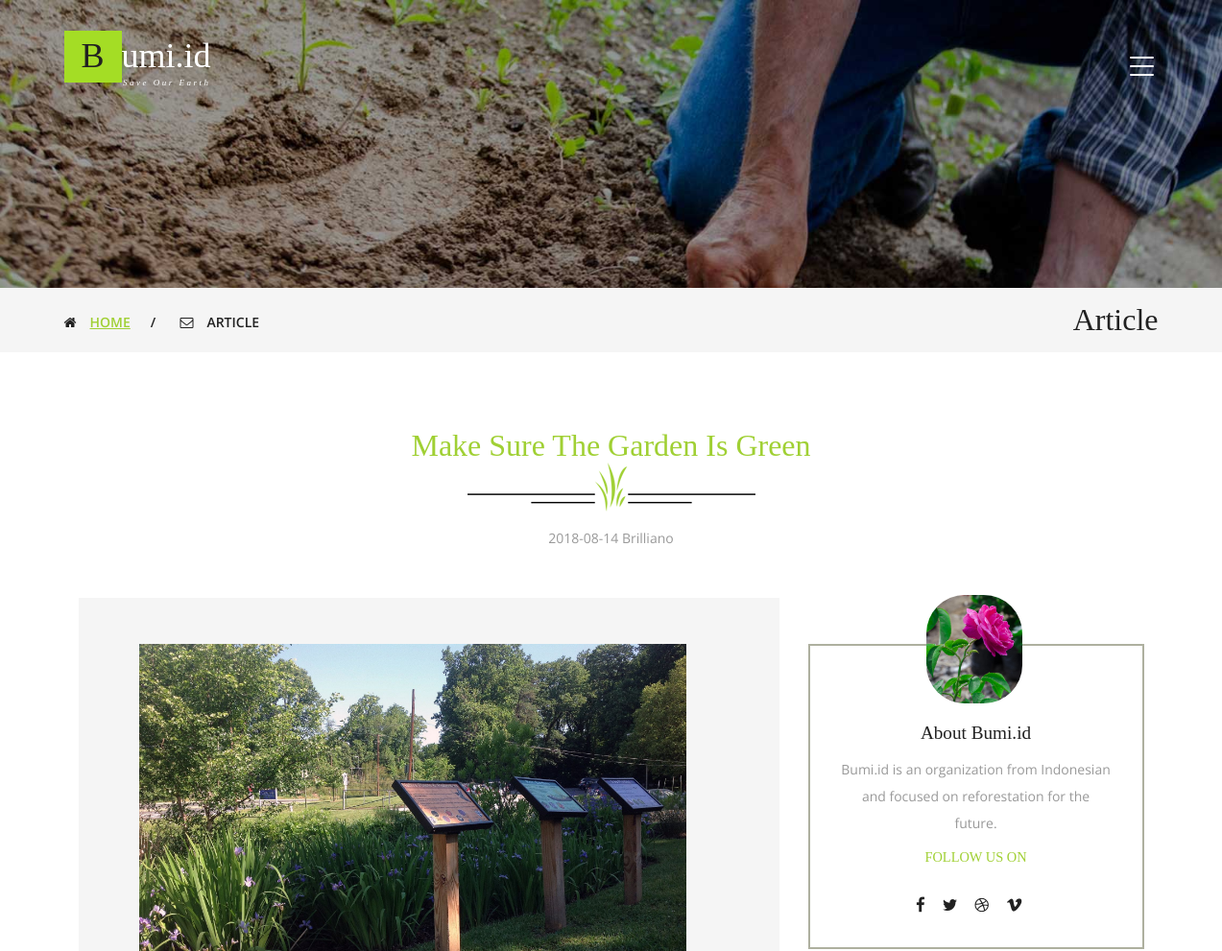
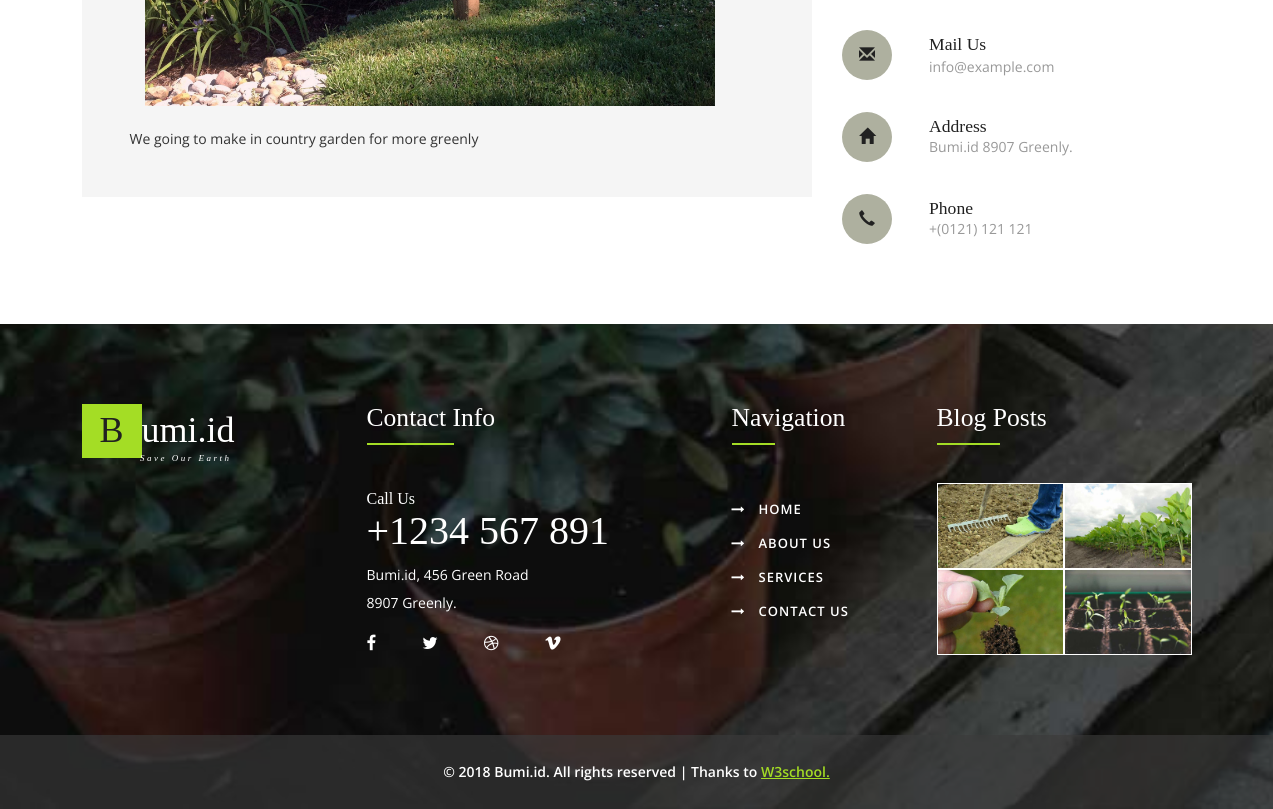
Page /article.php?no=6 on the committed database (2 pictures, top to bottom).
### tables this page shows
CREATE TABLE `tbl_artikel` (
  `no` int(3) NOT NULL,
  `title` varchar(255) NOT NULL,
  `tag` varchar(255) NOT NULL,
  `image` varchar(255) NOT NULL,
  `nama_admin` varchar(255) NOT NULL,
  `artikel` varchar(255) NOT NULL,
  `tanggal` date NOT NULL
);

### web/article.php (the view, shortened to what this page needs)
<!DOCTYPE html>
<html lang="en">
<head>
<link href="css/bootstrap.css" rel="stylesheet" type="text/css" media="all" />
<link href="css/style.css" rel="stylesheet" type="text/css" media="all" />
<link href="css/font-awesome.css" rel="stylesheet">
</head>
<body>
	<div class="banner1">
		<div class="container">
			<div class="w3_agileits_banner_main_grid">
				<div class="w3_agile_logo">
					<h1><a href="index.php"><span>B</span>umi.id<i>Save our Earth</i></a></h1>
				</div>
				<div class="agileits_w3layouts_menu">
					<div class="shy-menu">
						<a class="shy-menu-hamburger">
							<span class="layer top"></span>
							<span class="layer mid"></span>
							<span class="layer btm"></span>
						</a>
					</div>
				</div>
				<div class="clearfix"> </div>
			</div>
		</div>
	</div>
	<div class="breadcrumbs">
		<div class="container">
			<div class="w3layouts_breadcrumbs_left">
				<ul>
					<li><i class="fa fa-home" aria-hidden="true"></i><a href="index.php">Home</a><span>/</span></li>
					<li><i class="fa fa-envelope-o" aria-hidden="true"></i>Article</li>
				</ul>
			</div>
			<div class="w3layouts_breadcrumbs_right">
				<h2>Article</h2>
			</div>
			<div class="clearfix"> </div>
		</div>
	</div>
<?php
$dbh = mysqli_connect("localhost", "root", "", "bumi");
$sql = "select * from tbl_artikel where no='".$_GET['no']."'";
$result = mysqli_query($dbh,$sql);
while ($row = mysqli_fetch_array($result))
{
  $image = $row['image'];
  $image_src = "upload/".$image;
 ?>
 <div class="welcome">
	 <div class="container">
		 <h3 class="agileits_w3layouts_head"><span><?php echo $row[1]; ?></span></h3>
		 <div class="w3_agile_image">
			 <img src="images/1.png" alt=" " class="img-responsive" />
			 <p class="agile_para"><?php echo $row[6]; ?><span> <?php echo $row[4]; ?></span></p>
			 <div class="w3ls_news_grids">
				 <div class="col-md-8 w3_agile_mail_left">
					 <div class="agileits_mail_grid_right1 agile_mail_grid_right1">
						 <div class="container">
							 <img src="<?php echo $image_src; ?>" class="mx-auto d-block" style="width:50%"></br></br>
						 </div class="caption">
						 <p><?php echo $row[5]; ?></P>
					 </div>
				 </div>
			 </div>
		 <?php } ?>
			 <div class="col-md-4 w3_agile_mail_right">
				 <div class="w3_agileits_mail_right_grid">
					 <h4>About Bumi.id</h4>
					 <p>Bumi.id is an organization from Indonesian and focused on reforestation for the future.</p>
					 <h5>Follow Us On</h5>
					 <ul class="agileits_social_list">
						 <li><a href="#" class="w3_agile_facebook"><i class="fa fa-facebook" aria-hidden="true"></i></a></li>
						 <li><a href="#" class="agile_twitter"><i class="fa fa-twitter" aria-hidden="true"></i></a></li>
						 <li><a href="#" class="w3_agile_dribble"><i class="fa fa-dribbble" aria-hidden="true"></i></a></li>
						 <li><a href="#" class="w3_agile_vimeo"><i class="fa fa-vimeo" aria-hidden="true"></i></a></li>
					 </ul>
					 <div class="w3_agileits_mail_right_grid_pos">
						 <img src="images/34.jpg" alt=" " class="img-responsive" />
					 </div>
				 </div>
				 <div class="w3_agileits_mail_right_grid_main">
					 <div class="w3layouts_mail_grid_left">
						 <div class="w3layouts_mail_grid_left1 hvr-radial-out">
							 <span class="glyphicon glyphicon-envelope" aria-hidden="true"></span>
						 </div>
						 <div class="w3layouts_mail_grid_left2">
							 <h3>Mail Us</h3>
							 <a href="mailto:info@example.com">info@example.com</a>
						 </div>
						 <div class="clearfix"> </div>
					 </div>
					 <div class="w3layouts_mail_grid_left">
						 <div class="w3layouts_mail_grid_left1 hvr-radial-out">
							 <span class="glyphicon glyphicon-home" aria-hidden="true"></span>
						 </div>
						 <div class="w3layouts_mail_grid_left2">
							 <h3>Address</h3>
							 <p>Bumi.id 8907 Greenly.</p>
						 </div>
						 <div class="clearfix"> </div>
					 </div>
					 <div class="w3layouts_mail_grid_left">
						 <div class="w3layouts_mail_grid_left1 hvr-radial-out">
							 <span class="glyphicon glyphicon-earphone" aria-hidden="true"></span>
						 </div>
						 <div class="w3layouts_mail_grid_left2">
							 <h3>Phone</h3>
							 <p>+(0121) 121 121</p>
						 </div>
						 <div class="clearfix"> </div>
					 </div>
				 </div>
			 </div>
		 </div>
	 </div>
 </div>
	<div class="footer">
		<div class="container">
			<div class="w3agile_footer_grids">
				<div class="col-md-3 agileinfo_footer_grid">
					<div class="agileits_w3layouts_footer_logo">
						<h2><a href="index.php"><span>B</span>umi.id<i>Save our Earth</i></a></h2>
					</div>
				</div>
				<div class="col-md-4 agileinfo_footer_grid">
					<h3>Contact Info</h3>
					<h4>Call Us <span>+1234 567 891</span></h4>
					<p>Bumi.id, 456 Green Road <span>8907 Greenly.</span></p>
					<ul class="agileits_social_list">
						<li><a href="#" class="w3_agile_facebook"><i class="fa fa-facebook" aria-hidden="true"></i></a></li>
						<li><a href="#" class="agile_twitter"><i class="fa fa-twitter" aria-hidden="true"></i></a></li>
						<li><a href="#" class="w3_agile_dribble"><i class="fa fa-dribbble" aria-hidden="true"></i></a></li>
						<li><a href="#" class="w3_agile_vimeo"><i class="fa fa-vimeo" aria-hidden="true"></i></a></li>
					</ul>
				</div>
				<div class="col-md-2 agileinfo_footer_grid agileinfo_footer_grid1">
					<h3>Navigation</h3>
					<ul class="w3layouts_footer_nav">
						<li><a href="index.php"><i class="fa fa-long-arrow-right" aria-hidden="true"></i>Home</a></li>
						<li><a href="about.php"><i class="fa fa-long-arrow-right" aria-hidden="true"></i>About Us</a></li>
						<li><a href="services.php"><i class="fa fa-long-arrow-right" aria-hidden="true"></i>Services</a></li>
						<li><a href="contact.php"><i class="fa fa-long-arrow-right" aria-hidden="true"></i>Contact Us</a></li>
					</ul>
				</div>
				<div class="col-md-3 agileinfo_footer_grid">
					<h3>Blog Posts</h3>
					<div class="agileinfo_footer_grid_left">
						<a href="#" data-toggle="modal" data-target="#myModal"><img src="images/6.jpg" alt=" " class="img-responsive" /></a>
					</div>
					<div class="agileinfo_footer_grid_left">
						<a href="#" data-toggle="modal" data-target="#myModal"><img src="images/2.jpg" alt=" " class="img-responsive" /></a>
					</div>
					<div class="agileinfo_footer_grid_left">
						<a href="#" data-toggle="modal" data-target="#myModal"><img src="images/5.jpg" alt=" " class="img-responsive" /></a>
					</div>
					<div class="agileinfo_footer_grid_left">
						<a href="#" data-toggle="modal" data-target="#myModal"><img src="images/3.jpg" alt=" " class="img-responsive" /></a>
					</div>
					<div class="clearfix"> </div>
				</div>
				<div class="clearfix"> </div>
			</div>
		</div>
		<div class="w3_agileits_footer_copy">
			<div class="container">
				<p>© 2018 Bumi.id. All rights reserved | Thanks to <a href="http://w3school.com">W3school.</a></p>
			</div>
		</div>
	</div>
</body>
</html>

### rows in the picture
tbl_artikel: title "Make Sure The Garden Is Green", tanggal "2018-08-14", nama_admin "Brilliano", image (picture), artikel "We going to make in country garden for more greenly"
